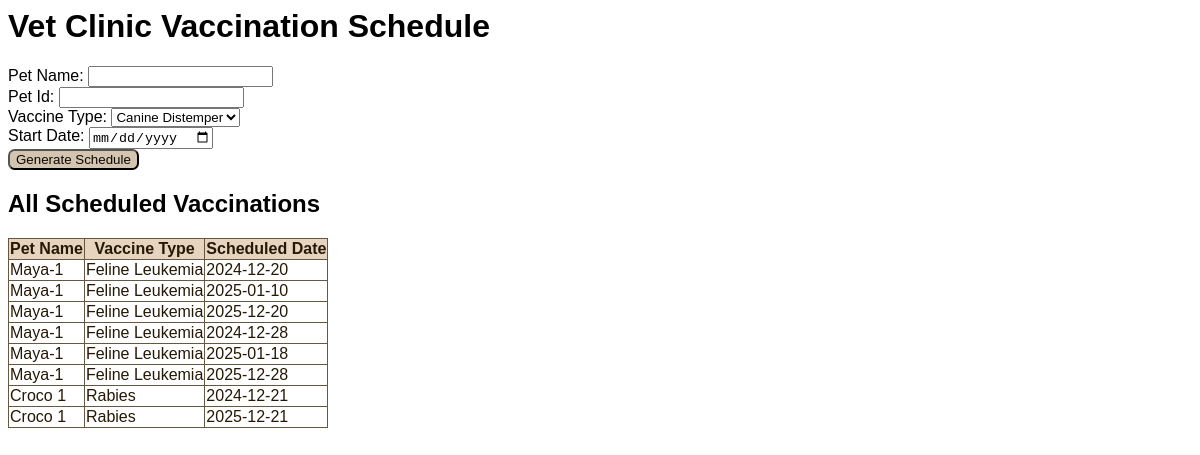
Page /admin/pet_records/vaccine.php on the committed database.
### tables this page shows
CREATE TABLE `vaccination_schedule` (
  `id` int(11) NOT NULL,
  `vaccination_id` int(11) NOT NULL,
  `scheduled_date` date NOT NULL,
  `created_at` timestamp NOT NULL DEFAULT current_timestamp()
);

CREATE TABLE `vaccinations` (
  `id` int(11) NOT NULL,
  `pet_name` varchar(255) NOT NULL,
  `pet_id` int(11) NOT NULL,
  `vaccine_type` varchar(255) NOT NULL,
  `start_date` date NOT NULL,
  `created_at` timestamp NOT NULL DEFAULT current_timestamp()
);

### admin/pet_records/vaccine.php (the view, shortened to what this page needs)
<?php
$servername = "localhost";
$username = "root";
$password = "";
$dbname = "ovas_db";
$conn = new mysqli($servername, $username, $password, $dbname);
$vaccineSchedule = [
    "Canine Distemper" => ["intervals" => [0, 21, 365]],
    "Rabies" => ["intervals" => [0, 365]],
    "Dental Shinning" => ["intervals" => [0, 185, 365]],
    "Feline Leukemia" => ["intervals" => [0, 21, 365]],
    "Feline Leukemia" => ["intervals" => [0, 21, 365]],
];
$schedules = [];
$result = $conn->query("SELECT v.pet_name, v.vaccine_type, vs.scheduled_date FROM vaccinations v JOIN vaccination_schedule vs ON v.id = vs.vaccination_id WHERE v.pet_id = '$pet_id' ORDER BY v.vaccine_type ASC");
if ($result->num_rows > 0) {
    while ($row = $result->fetch_assoc()) {
        $schedules[] = $row;
    }
}
?>
 <div class="container my-5">
        <h1 class="text-center">Vet Clinic Vaccination Schedule</h1>
        <form method="POST" class="mb-5">
            <div class="mb-3">
                <label for="pet_name" class="form-label">Pet Name:</label>
                <input type="text" id="pet_name" name="pet_name" class="form-control" value="<?php echo isset($pet_name) ? $pet_name: '' ?>" required>
            </div>
            <div class="mb-3">
                <label for="pet_name" class="form-label">Pet Id:</label>
                <input type="text" id="pet_id" name="pet_id" class="form-control" value="<?php echo isset($pet_id) ? $pet_id: '' ?>" required>
            </div>
            <div class="mb-3">
                <label for="vaccine_type" class="form-label">Vaccine Type:</label>
                <select id="vaccine_type" name="vaccine_type" class="form-control" required>
                    <?php foreach ($vaccineSchedule as $vaccine => $details): ?>
                        <option value="<?php echo $vaccine; ?>"><?php echo $vaccine; ?></option>
                    <?php endforeach; ?>
                </select>
            </div>
            <div class="mb-3">
                <label for="start_date" class="form-label">Start Date:</label>
                <input type="date" id="start_date" name="start_date" class="form-control" required>
            </div>
            <button type="submit" class="btn ">Generate Schedule</button>
        </form>
        <h2 class="text-center">All Scheduled Vaccinations</h2>
        <?php if (!empty($schedules)): ?>
            <table class="table table-bordered table-striped">
                <thead class="table" style="background-color:rgb(230, 212, 191)">
                    <tr>
                        <th>Pet Name</th>
                        <th>Vaccine Type</th>
                        <th>Scheduled Date</th>
                    </tr>
                </thead>
                <tbody>
                    <?php foreach ($schedules as $schedule): ?>
                        <tr>
                            <td><?php echo htmlspecialchars($schedule['pet_name']); ?></td>
                            <td><?php echo htmlspecialchars($schedule['vaccine_type']); ?></td>
                            <td><?php echo htmlspecialchars($schedule['scheduled_date']); ?></td>
                        </tr>
                    <?php endforeach; ?>
                </tbody>
            </table>
        <?php else: ?>
            <p class="text-center">No schedules found.</p>
        <?php endif; ?>
    </div>

### admin/pet_records/vaccine.php (style rules this page uses)
.table { border: 1px solid #675640; border-collapse: collapse; color:rgb(37, 24, 6) !important; }
.table th, .table td { border: 1px solid #675640; }
.btn { background-color:rgb(212, 197, 176)!important; border-radius:0.5em!important; color:rgb(10, 7, 2) !important; }

### rows in the picture
vaccination_schedule: vaccination.pet_name "Maya-1", vaccination.vaccine_type "Feline Leukemia", scheduled_date "2024-12-20"
vaccination_schedule: vaccination.pet_name "Maya-1", vaccination.vaccine_type "Feline Leukemia", scheduled_date "2025-01-10"
vaccination_schedule: vaccination.pet_name "Maya-1", vaccination.vaccine_type "Feline Leukemia", scheduled_date "2025-12-20"
vaccination_schedule: vaccination.pet_name "Maya-1", vaccination.vaccine_type "Feline Leukemia", scheduled_date "2024-12-28"
vaccination_schedule: vaccination.pet_name "Maya-1", vaccination.vaccine_type "Feline Leukemia", scheduled_date "2025-01-18"
vaccination_schedule: vaccination.pet_name "Maya-1", vaccination.vaccine_type "Feline Leukemia", scheduled_date "2025-12-28"
vaccination_schedule: vaccination.pet_name "Croco 1", vaccination.vaccine_type "Rabies", scheduled_date "2024-12-21"
vaccination_schedule: vaccination.pet_name "Croco 1", vaccination.vaccine_type "Rabies", scheduled_date "2025-12-21"

### other values in the picture
form field vaccine_type "Canine Distemper"
